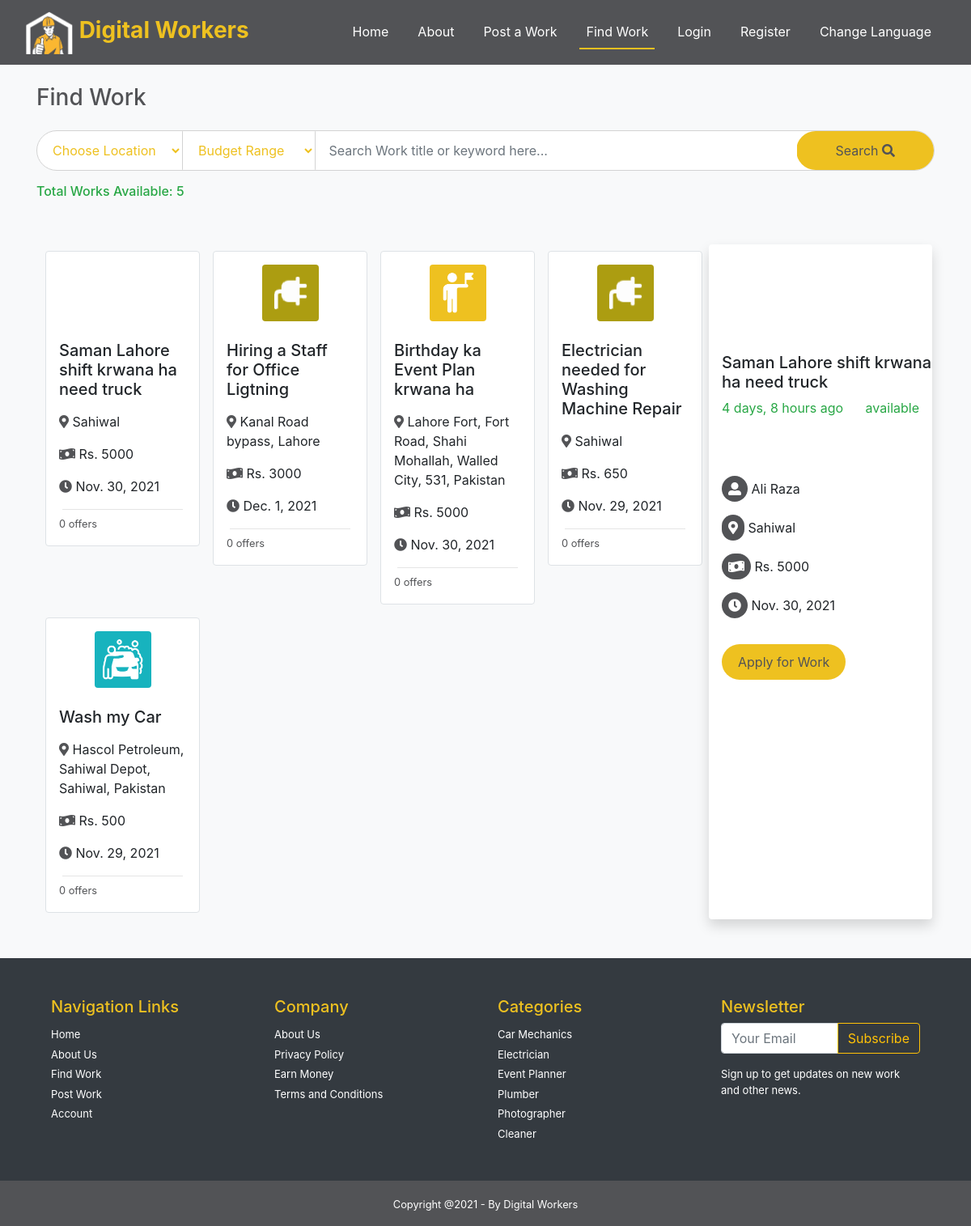
Screenshot of /find-work with the database file from the repository.
### Buyer/models.py (models this page shows, shortened)
class Work(models.Model):
    id = models.BigAutoField(primary_key=True)
    title = models.CharField(max_length=120, null=False)
    budget = models.IntegerField( null=True)
    deadline = models.DateTimeField( null=True)
    location = models.CharField(max_length=120, null=True)
    description = models.TextField( null=True)
    service = models.ForeignKey(Service, on_delete=models.CASCADE, null=True)
    posted_by=models.ForeignKey(settings.AUTH_USER_MODEL, on_delete=models.CASCADE, null=True)
    posted_at=models.DateTimeField(auto_now_add=True)
    status=models.CharField(max_length=60, null=True, default='available')

### Home/models.py (models this page shows, shortened)
class Service(models.Model):
    id = models.BigAutoField(primary_key=True)
    name = models.CharField( max_length=120, null=False, unique=True)
    image = models.ImageField(null=True, upload_to="icons/")
    is_active = models.BooleanField(default=True)
    created_at = models.DateTimeField(auto_now_add=True)

class User(AbstractBaseUser):
    id = models.BigAutoField(primary_key=True)
    name = models.CharField(max_length=30, blank=True)
    email = models.EmailField(max_length=60, unique=True, blank=False)
    date_joined =models.DateTimeField(auto_now_add=True)
    last_login =models.DateTimeField(auto_now=True,blank=True)
    is_admin = BooleanField(default=False)
    is_active = BooleanField(default=True)
    is_staff = BooleanField(default=False)
    is_superuser = BooleanField(default=False)
    role = models.CharField(max_length=30, default='User', blank=True)
    USERNAME_FIELD = 'email'
    REQUIRED_FIELDS= [ 'name','role']
    objects  = MyUserManager()

### Home/views.py (the view, shortened to what this page needs)
# urls.py: path('find-work', views.find_work, name="find_work"),
def find_work(request):
    work_list=Work.objects.filter(status="available").annotate(offer_count=Count('offer')).order_by('-posted_at')
    page = request.GET.get('page', 1)
    paginator = Paginator(work_list, 8)
    try:
        works = paginator.page(page)
    except PageNotAnInteger:
        works = paginator.page(1)
    except EmptyPage:
        works = paginator.page(paginator.num_pages)
    if request.user.is_authenticated:
        offers=Offer.objects.filter(offer_by=request.user).values_list('work_id', flat=True)
    else:
        offers=Offer.objects.filter(offer_by=0).values_list('work_id', flat=True)
    context={
        "works":works,
        "work_offers":offers
    }
    return render(request,"find_work.html",context)

### templates/find_work.html (shortened to what this page needs)
{% extends 'layout.html' %}
{% block find_work %}active{% endblock find_work %}
{% load static %}
{% block body %}
<body class="bg-light">
  <div class="container ">
    <section class="works">
      <h3 class="text-gray  my-4">Find Work </h3>
        <form action="search" method="get">
        <div class="input-group mb-3 search-bg">
            <div class="input-group-append">
                <select name="location" required  class="text-yellow px-3 search-select" >
                    <option value="">Choose Location</option>
                </select>
            </div>
            <div class="input-group-append">
                <select name="budget" value="{{request.GET.budget}}" required class="text-yellow px-3 search-select" >
                    <option value="">Budget Range</option>
                </select>
            </div>
            <input type="text"name="query" value="{{request.GET.query}}"class="form-control search-input py-4" required placeholder=" Search Work title or keyword here..." aria-label="Recipient's username" aria-describedby="basic-addon2">
            <div class="input-group-append">
            <button class="btn-yellow px-5 search-btn" type="submit">Search <i class="fas fa-search"></i></button></form>
            </div>
                {% if works %}
                    <h6 class="text-success">Total Works Available: {{works|length}}</h6>
                {% else %}
                    <h6 class="text-danger ">Results not found <a href="{% url 'find_work' %}">Show all</a></h6>
                {% endif %}
    </section><br> <br>
        <div class="row mx-5">
            <div class="col-md-9">
                <div class="row">
                    {% for work in works %}
                    <div class="col-lg-4 col-xl-3 col-md-6 p-2 ">
                        <div class="work-box p-3  bg-white rounded border" id="work-box" onclick="detailbox('{{work.id}}')" >
                        <img src="../media/{{work.service.image}}" class="bg-{{work.service.name}} p-2 rounded mx-auto d-block" width="70" alt="work_icon" srcset="">
                        <h5 class="mt-4">{{work.title}}</h5>
                        <div class="inner-box text-small mt-3">
                            <p ><i class="fas fa-map-marker-alt text-gray"></i> {{work.location}}</p>
                            <p><i class="fas fa-money-bill-wave text-gray"></i> Rs. {{work.budget}}</p>
                            <p><i class="fas fa-clock text-gray"></i> {{work.deadline.date}}</p> <hr class="p-0 m-1">
                            <small class="text-gray">{{work.offer_count}} offers</small>
                        </div>
                        </div>
                    </div>{% endfor %}
                </div>
            </div>
            {% if works.0 %}
            <div class=" col-md-3 detail-box bg-white rounded shadow p-0" id="detailbox">
                <div class="bg-color bg-{{works.0.service.name}} rounded" style="height:80px"></div>
                    <img src="../media/{{works.0.service.image}}" class="bg-{{works.0.service.name}} p-2 rounded mx-auto d-block" style="border: 2px solid white; margin-top:-40px" width="70" alt="work_icon" srcset="">
                    <h5 class="mt-4 pl-3" >{{works.0.title}}</h5>
                    <p class="text-success px-3">
                    <span class="float-left">{{works.0.posted_at|timesince}} ago </span><span class="float-right">{{works.0.status}}</span> </p>
                    <div class="inner-box text-small mt-3 p-3  "><br>
                        <small>{{work.0.description}}</small> <br> <br>
                        <p><i class="fas fa-user-alt text-white bg-gray rounded-30 p-2"></i> {{works.0.posted_by.name}}</p>
                        <p ><i class="fas fa-map-marker-alt text-white bg-gray rounded-30 p-2"></i> {{works.0.location}}</p>
                        <p><i class="fas fa-money-bill-wave text-white bg-gray rounded-30 p-2"></i> Rs. {{works.0.budget}}</p>
                        <p><i class="fas fa-clock text-white bg-gray rounded-30 p-2"></i> {{works.0.deadline.date}}</p>
                    </div>
                    {% if works.0.id in work_offers %} <h6 class="text-danger text-center">Already Applied!</h6>
                    {% else %}
                        <button class="btn-yellow mx-3" onclick="chkapply('{{works.0.id}}','{{works.0.title}}','{{works.0.description}}','{{works.0.budget}}','{{works.0.deadline.date}}','{{works.0.location}}','{{works.0.posted_by.id}}')" id='apply-btn'>Apply for Work</button>
                        {% endif %}
            </div>
            {% endif %}
        </div>
        <br><br>
{% endblock body %}

### static/css/style.css (style rules this page uses)
html,body { margin:0; padding:0; overflow-x:hidden; }
.bg-gray { background-color: #525356; }
.text-gray { color: #525356; }
.text-yellow { color: #EEC120; }
.rounded-30 { border-radius: 30px; }
.btn-yellow { padding: 10px 20px; border: none; border-radius: 30px; color: #525356; background-color: #EEC120; }
.search-bg { background: white; padding: 0px; border: 1px solid lightgray; border-radius: 30px; }
.search-select { border: 0px; border-right: 1px solid lightgray; border-radius: 1px; background: transparent; }
.search-input { border: 0px !important; border-radius: 1px !important; background: transparent; }
.search-btn { padding: 10px !important; border-radius: 30px !important; }
.bg-Event { background:#EEC120 }
.bg-Electrician { background:#AC9D11 }
.bg-Car { background:#17B3BE }

### rows the page displays
Work: service.image (picture), title "Saman Lahore shift krwana ha need truck", location "Sahiwal", budget "5000", deadline "Nov. 30, 2021", offer_count "0", posted_at "4 days, 8 hours", status "available", posted_by.name "Ali Raza"
Work: service.image (picture), title "Hiring a Staff for Office Ligtning", location "Kanal Road bypass, Lahore", budget "3000", deadline "Dec. 1, 2021", offer_count "0"
Work: service.image (picture), title "Birthday ka Event Plan krwana ha", location "Lahore Fort, Fort Road, Shahi Mohallah, Walled City, 531, Pakistan", budget "5000", deadline "Nov. 30, 2021", offer_count "0"
Work: service.image (picture), title "Electrician needed for Washing Machine Repair", location "Sahiwal", budget "650", deadline "Nov. 29, 2021", offer_count "0"
Work: service.image (picture), title "Wash my Car", location "Hascol Petroleum, Sahiwal Depot, Sahiwal, Pakistan", budget "500", deadline "Nov. 29, 2021", offer_count "0"

### other values shown
{{ works|length }} "5"
